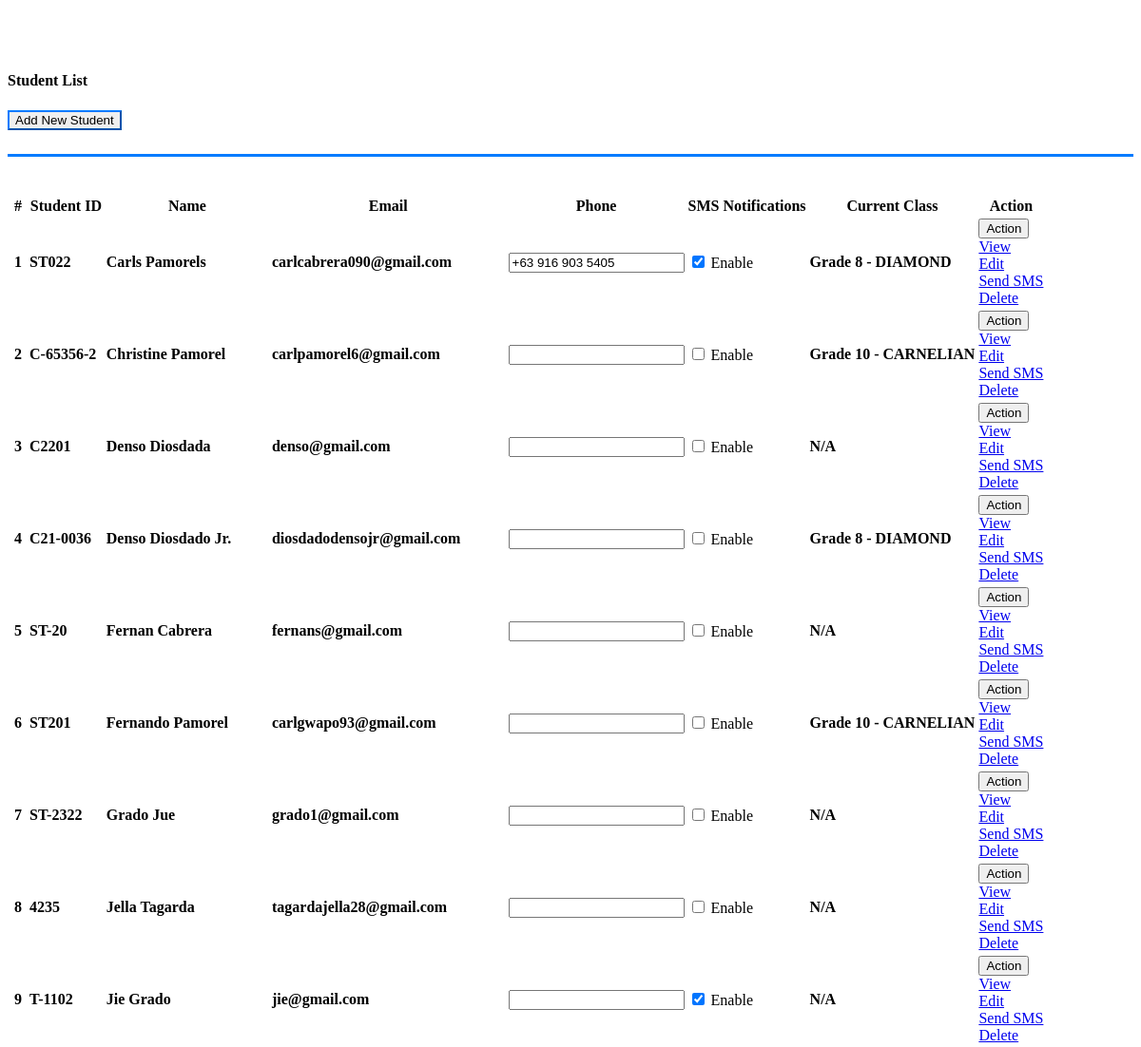
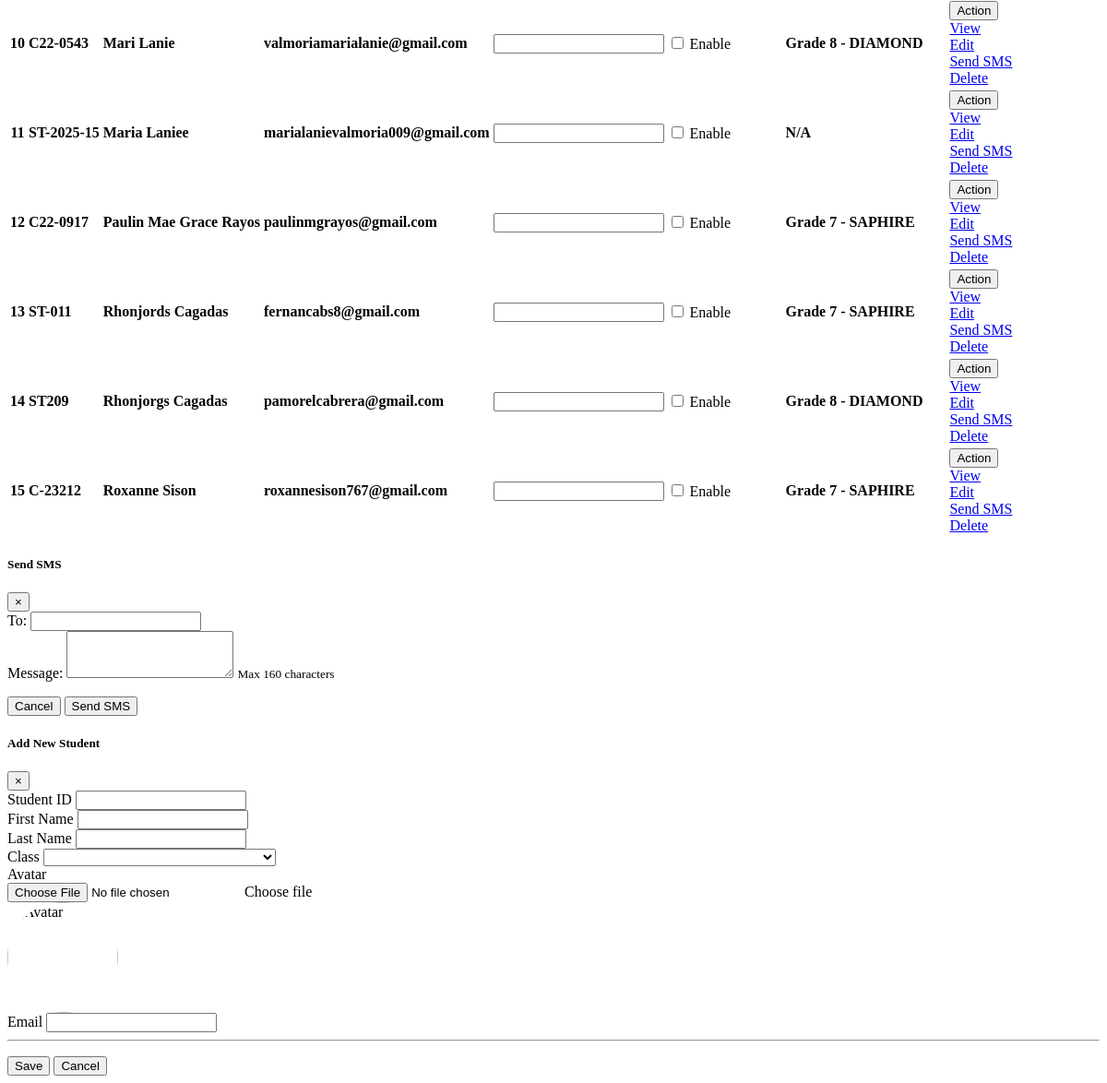
/admin/student_list.php, run on the app's committed database (2 pictures, top to bottom).
### tables this page shows
CREATE TABLE `student_list` (
  `id` int(30) NOT NULL,
  `student_id` varchar(50) DEFAULT NULL,
  `firstname` varchar(200) NOT NULL,
  `lastname` varchar(200) NOT NULL,
  `email` varchar(200) NOT NULL,
  `phone` varchar(20) DEFAULT NULL,
  `password` text NOT NULL,
  `class_id` int(30) NOT NULL,
  `avatar` text NOT NULL DEFAULT 'no-image-available.png',
  `otp` varchar(6) DEFAULT NULL,
  `otp_expires` datetime DEFAULT NULL,
  `date_created` datetime NOT NULL DEFAULT current_timestamp(),
  `sms_notifications` tinyint(1) DEFAULT 0
);

### admin/student_list.php (the view, shortened to what this page needs)
<?php include'db_connect.php' ?>
<div class="col-lg-12">
	<div class="card card-outline card-success">
		<div class="card-header">
			<h4 class="card-title"><B>Student List</B></h4>
			<div class="card-tools">
				<button class="btn btn-block btn-sm btn-default btn-flat border-primary new_student" id="new_student_btn"><i class="fa fa-plus"></i> Add New Student</button>
			</div>
		</div>
		<div class="card-body">
			<table class="table tabe-hover table-bordered" id="list">
				<thead>
					<tr>
						<th class="text-center">#</th>
						<th>Student ID</th>
						<th>Name</th>
						<th>Email</th>
				<th>Phone</th>
				<th>SMS Notifications</th>
						<th>Current Class</th>
						<th>Action</th>
					</tr>
				</thead>
				<tbody>
					<?php
					$i = 1;
					$class= array();
					$classes = $conn->query("SELECT id,concat(curriculum,' ',level,' - ',section) as `class` FROM class_list");
					while($row=$classes->fetch_assoc()){
						$class[$row['id']] = $row['class'];
					}
					$qry = $conn->query("SELECT *,concat(firstname,' ',lastname) as name FROM student_list order by concat(firstname,' ',lastname) asc");
					while($row= $qry->fetch_assoc()):
					?>
					<tr>
						<th class="text-center"><?php echo $i++ ?></th>
						<td><b><?php echo isset($row['student_id']) ? $row['student_id'] : 'N/A'; ?></b></td>
						<td><b><?php echo ucwords($row['name']) ?></b></td>
						<td><b><?php echo $row['email'] ?></b></td>
				<td>
					<input type="text" class="form-control form-control-sm"
					       value="<?php echo isset($row['phone']) ? $row['phone'] : ''; ?>"
					       data-student-id="<?php echo $row['id']; ?>"
					       data-field="phone">
				</td>
				<td>
					<div class="form-check form-check-inline">
						<input type="checkbox" class="form-check-input"
						       id="sms_<?php echo $row['id']; ?>"
						       data-student-id="<?php echo $row['id']; ?>"
						       data-field="sms_notifications"
						       <?php echo isset($row['sms_notifications']) && $row['sms_notifications'] ? 'checked' : ''; ?>>
						<label class="form-check-label" for="sms_<?php echo $row['id']; ?>">Enable</label>
					</div>
				</td>
						<td><b><?php echo isset($class[$row['class_id']]) ? $class[$row['class_id']] : "N/A" ?></b></td>
						<td class="text-center">
							<button type="button" class="btn btn-default btn-sm btn-flat border-info wave-effect text-info dropdown-toggle" data-toggle="dropdown" aria-expanded="true">
		                      Action
		                    </button>
		                    <div class="dropdown-menu" style"">
		                      <a class="dropdown-item view_student" href="javascript:void(0)" data-id="<?php echo $row['id'] ?>">View</a>
		                      <a class="dropdown-item" href="./index.php?page=edit_student&id=<?php echo $row['id'] ?>">Edit</a>
																<a class="dropdown-item send_sms" href="javascript:void(0)"
																   data-id="<?php echo $row['id']; ?>"
																   data-name="<?php echo ucwords($row['name']); ?>"
																   data-phone="<?php echo isset($row['phone']) ? $row['phone'] : ''; ?>">Send SMS</a>
		                      <a class="dropdown-item delete_student" href="javascript:void(0)" data-id="<?php echo $row['id'] ?>">Delete</a>
		                    </div>
						</td>
					</tr>
				<?php endwhile; ?>
				</tbody>
			</table>
		</div>
	</div>
</div>
<div class="modal fade" id="smsModal" tabindex="-1">
    <div class="modal-dialog">
        <div class="modal-content">
            <div class="modal-header">
                <h5 class="modal-title">Send SMS</h5>
                <button type="button" class="close" data-dismiss="modal">
                    <span>&times;</span>
                </button>
            </div>
            <div class="modal-body">
                <form id="smsForm">
                    <div class="form-group">
                        <label>To: <span id="recipientName"></span></label>
                        <input type="text" class="form-control" id="recipientPhone" readonly>
                    </div>
                    <div class="form-group">
                        <label for="message">Message:</label>
                        <textarea class="form-control" id="message"
                                  rows="3" maxlength="160"></textarea>
                        <small class="form-text text-muted">Max 160 characters</small>
                    </div>
                </form>
            </div>
            <div class="modal-footer">
                <button type="button" class="btn btn-secondary" data-dismiss="modal">Cancel</button>
                <button type="button" class="btn btn-primary" id="sendSmsBtn">Send SMS</button>
            </div>
        </div>
    </div>
</div>
<div class="modal fade" id="newStudentModal" tabindex="-1">
    <div class="modal-dialog modal-lg">
        <div class="modal-content">
            <div class="modal-header">
                <h5 class="modal-title">Add New Student</h5>
                <button type="button" class="close" data-dismiss="modal">
                    <span>&times;</span>
                </button>
            </div>
            <div class="modal-body">
				<form action="" id="manage_student">
					<div class="row">
						<div class="col-md-6 border-right">
							<div class="form-group">
								<label for="" class="control-label">Student ID</label>
								<input type="text" name="student_id" class="form-control form-control-sm" required value="">
							</div>
							<div class="form-group">
								<label for="" class="control-label">First Name</label>
								<input type="text" name="firstname" class="form-control form-control-sm" required value="">
							</div>
							<div class="form-group">
								<label for="" class="control-label">Last Name</label>
								<input type="text" name="lastname" class="form-control form-control-sm" required value="">
							</div>
							<div class="form-group">
								<label for="" class="control-label">Class</label>
								<select name="class_id" id="class_id" class="form-control form-control-sm select2">
									<option value=""></option>
									<?php
									$classes = $conn->query("SELECT id,concat(curriculum,' ',level,' - ',section) as class FROM class_list");
									while($row=$classes->fetch_assoc()):
									?>
									<option value="<?php echo $row['id'] ?>"><?php echo $row['class'] ?></option>
									<?php endwhile; ?>
								</select>
							</div>
							<div class="form-group">
								<label for="" class="control-label">Avatar</label>
								<div class="custom-file">
			                      <input type="file" class="custom-file-input" id="customFile" name="img" onchange="displayImg(this,$(this))">
			                      <label class="custom-file-label" for="customFile">Choose file</label>
			                    </div>
							</div>
							<div class="form-group d-flex justify-content-center align-items-center">
								<img src="" alt="Avatar" id="cimg" class="img-fluid img-thumbnail ">
							</div>
						</div>
						<div class="col-md-6">
							<div class="form-group">
								<label class="control-label">Email</label>
								<input type="email" class="form-control form-control-sm" name="email" required value="">
							</div>
						</div>
					</div>
					<hr>
				</form>
			<div class="modal-footer">
				<button class="btn btn-primary mr-2" form="manage_student">Save</button>
				<button class="btn btn-secondary" type="button" data-dismiss="modal">Cancel</button>
			</div>
        </div>
    </div>
</div>

### admin/student_list.php (style rules this page uses)
.new_student { border-color: #007bff !important; }
.col-lg-12 { padding-top: 30px !important; margin-top: 25px !important; }
.card-header { margin-bottom: 40px !important; padding-bottom: 25px !important; border-bottom: 3px solid #007bff; }
img#cimg { height: 15vh; width: 15vh; object-fit: cover; border-radius: 100% 100%; }

### data on the page
student_list: student "ST022", name "Carls Pamorels", email "carlcabrera090@gmail.com", phone "+63 916 903 5405", sms_notifications "☑", class "Grade 8 - DIAMOND"
student_list: student "C-65356-2", name "Christine Pamorel", email "carlpamorel6@gmail.com", class "Grade 10 - CARNELIAN"
student_list: student "C2201", name "Denso Diosdada", email "denso@gmail.com", class_id "N/A"
student_list: student "C21-0036", name "Denso Diosdado Jr.", email "diosdadodensojr@gmail.com", class "Grade 8 - DIAMOND"
student_list: student "ST-20", name "Fernan Cabrera", email "fernans@gmail.com", class_id "N/A"
student_list: student "ST201", name "Fernando Pamorel", email "carlgwapo93@gmail.com", class "Grade 10 - CARNELIAN"
student_list: student "ST-2322", name "Grado Jue", email "grado1@gmail.com", class_id "N/A"
student_list: student "4235", name "Jella Tagarda", email "tagardajella28@gmail.com", class_id "N/A"
student_list: student "T-1102", name "Jie Grado", email "jie@gmail.com", sms_notifications "☑", class_id "N/A"
student_list: student "C22-0543", name "Mari Lanie", email "valmoriamarialanie@gmail.com", class "Grade 8 - DIAMOND"
student_list: student "ST-2025-15", name "Maria Laniee", email "marialanievalmoria009@gmail.com", class_id "N/A"
student_list: student "C22-0917", name "Paulin Mae Grace Rayos", email "paulinmgrayos@gmail.com", class "Grade 7 - SAPHIRE"
student_list: student "ST-011", name "Rhonjords Cagadas", email "fernancabs8@gmail.com", class "Grade 7 - SAPHIRE"
student_list: student "ST209", name "Rhonjorgs Cagadas", email "pamorelcabrera@gmail.com", class "Grade 8 - DIAMOND"
student_list: student "C-23212", name "Roxanne Sison", email "roxannesison767@gmail.com", class "Grade 7 - SAPHIRE"
